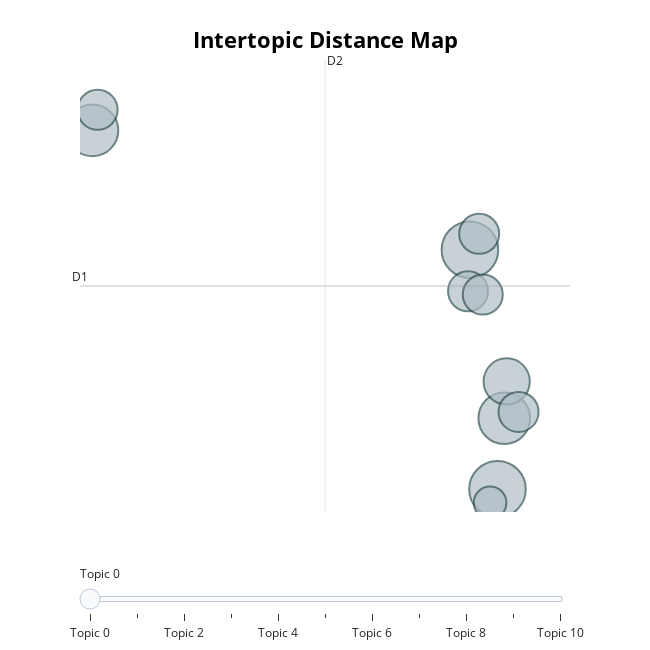

Write notebook code for a chart like this one.
### Code cell
# 假设您已经训练好了 BERTopic 模型
fig = topic_model.visualize_topics()
fig.show()

### Figure 1 — Plotly figure (JSON) as saved in the notebook; plotly's stock layout.template omitted (floating-point values rounded to 4 significant figures)
{"data": [{"customdata": [[0, "scribo | deus | homo | christus | pontifex", 6], [1, "deus | gratia | secundus | cum2 | mare", 6], [2, "deus | filius | gaudium | spiritus | iesus", 5], [3, "deus | verbum | audio | mundus | cum2", 5], [4, "deus | locus | via | mundus | tempus", 4], [5, "christus | deus | pater | caritas | latitudo", 3], [6, "pater | mundus | filius | deus | peto", 3], [7, "mors | sanguis | deus | christus | veritas", 3], [8, "spiritus | anima | ferrum | pastor | caro", 3], [9, "nomen | christus | unus | panis | unitas", 3], [10, "misericordia | magister | filius | planto | deus", 2]], "hovertemplate": "<b>Topic %{customdata[0]}</b><br>%{customdata[1]}<br>Size: %{customdata[2]}", "legendgroup": "", "marker": {"color": "#B0BEC5", "line": {"color": "DarkSlateGrey", "width": 2}, "size": [6, 6, 5, 5, 4, 3, 3, 3, 3, 3, 2], "sizemode": "area", "sizeref": 0.00375, "symbol": "circle"}, "mode": "markers", "name": "", "orientation": "v", "showlegend": false, "type": "scatter", "x": [14.84, 16.22, -4.18, 16.57, 16.69, 14.74, 17.28, 15.48, -3.92, 15.3, 15.85], "xaxis": "x", "y": [2.424, -0.6002, 3.931, 0.2968, 0.7612, 1.9, 0.3764, 1.857, 4.19, 2.625, -0.7709], "yaxis": "y"}], "layout": {"annotations": [{"showarrow": false, "text": "D1", "x": -4.807, "y": 1.966, "yshift": 10}, {"showarrow": false, "text": "D2", "x": 7.535, "xshift": 10, "y": 4.819}], "height": 650, "hoverlabel": {"bgcolor": "white", "font": {"family": "Rockwell", "size": 16}}, "legend": {"itemsizing": "constant", "tracegroupgap": 0}, "margin": {"t": 60}, "shapes": [{"line": {"color": "#CFD8DC", "width": 2}, "type": "line", "x0": 7.535, "x1": 7.535, "y0": -0.8866, "y1": 4.819}, {"line": {"color": "#9E9E9E", "width": 2}, "type": "line", "x0": -4.807, "x1": 19.88, "y0": 1.966, "y1": 1.966}], "sliders": [{"active": 0, "pad": {"t": 50}, "steps": [{"args": [{"marker.color": [["red", "#B0BEC5", "#B0BEC5", "#B0BEC5", "#B0BEC5", "#B0BEC5", "#B0BEC5", "#B0BEC5", "#B0BEC5", "#B0BEC5", "#B0BEC5"]]}], "label": "Topic 0", "method": "update"}, {"args": [{"marker.color": [["#B0BEC5", "red", "#B0BEC5", "#B0BEC5", "#B0BEC5", "#B0BEC5", "#B0BEC5", "#B0BEC5", "#B0BEC5", "#B0BEC5", "#B0BEC5"]]}], "label": "Topic 1", "method": "update"}, {"args": [{"marker.color": [["#B0BEC5", "#B0BEC5", "red", "#B0BEC5", "#B0BEC5", "#B0BEC5", "#B0BEC5", "#B0BEC5", "#B0BEC5", "#B0BEC5", "#B0BEC5"]]}], "label": "Topic 2", "method": "update"}, {"args": [{"marker.color": [["#B0BEC5", "#B0BEC5", "#B0BEC5", "red", "#B0BEC5", "#B0BEC5", "#B0BEC5", "#B0BEC5", "#B0BEC5", "#B0BEC5", "#B0BEC5"]]}], "label": "Topic 3", "method": "update"}, {"args": [{"marker.color": [["#B0BEC5", "#B0BEC5", "#B0BEC5", "#B0BEC5", "red", "#B0BEC5", "#B0BEC5", "#B0BEC5", "#B0BEC5", "#B0BEC5", "#B0BEC5"]]}], "label": "Topic 4", "method": "update"}, {"args": [{"marker.color": [["#B0BEC5", "#B0BEC5", "#B0BEC5", "#B0BEC5", "#B0BEC5", "red", "#B0BEC5", "#B0BEC5", "#B0BEC5", "#B0BEC5", "#B0BEC5"]]}], "label": "Topic 5", "method": "update"}, {"args": [{"marker.color": [["#B0BEC5", "#B0BEC5", "#B0BEC5", "#B0BEC5", "#B0BEC5", "#B0BEC5", "red", "#B0BEC5", "#B0BEC5", "#B0BEC5", "#B0BEC5"]]}], "label": "Topic 6", "method": "update"}, {"args": [{"marker.color": [["#B0BEC5", "#B0BEC5", "#B0BEC5", "#B0BEC5", "#B0BEC5", "#B0BEC5", "#B0BEC5", "red", "#B0BEC5", "#B0BEC5", "#B0BEC5"]]}], "label": "Topic 7", "method": "update"}, {"args": [{"marker.color": [["#B0BEC5", "#B0BEC5", "#B0BEC5", "#B0BEC5", "#B0BEC5", "#B0BEC5", "#B0BEC5", "#B0BEC5", "red", "#B0BEC5", "#B0BEC5"]]}], "label": "Topic 8", "method": "update"}, {"args": [{"marker.color": [["#B0BEC5", "#B0BEC5", "#B0BEC5", "#B0BEC5", "#B0BEC5", "#B0BEC5", "#B0BEC5", "#B0BEC5", "#B0BEC5", "red", "#B0BEC5"]]}], "label": "Topic 9", "method": "update"}, {"args": [{"marker.color": [["#B0BEC5", "#B0BEC5", "#B0BEC5", "#B0BEC5", "#B0BEC5", "#B0BEC5", "#B0BEC5", "#B0BEC5", "#B0BEC5", "#B0BEC5", "red"]]}], "label": "Topic 10", "method": "update"}]}], "title": {"font": {"color": "Black", "size": 22}, "text": "<b>Intertopic Distance Map</b>", "x": 0.5, "xanchor": "center", "y": 0.95, "yanchor": "top"}, "width": 650, "xaxis": {"anchor": "y", "domain": [0, 1], "range": [-4.807, 19.88], "title": {"text": ""}, "visible": false}, "yaxis": {"anchor": "x", "domain": [0, 1], "range": [-0.8866, 4.819], "title": {"text": ""}, "visible": false}}}
